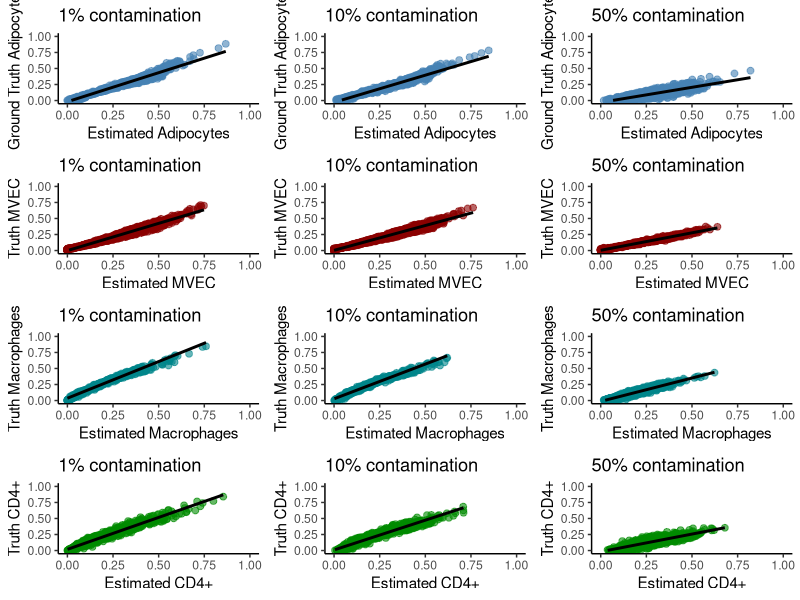

R code for this plot: (Note: this script raises an error after producing the figure.)
library(ggplot2)
library(grid)
library(gridExtra)

ests1=read.csv('inSilico.CellEsts.Contam.1per.txt',head=T,sep="\t")
ests10=read.csv('inSilico.CellEsts.Contam.10per.txt',head=T,sep="\t")
ests50=read.csv('inSilico.CellEsts.Contam.50per.txt',head=T,sep="\t")
truth1=read.table('1000.MixingProps.contamination.1per.txt',head=T)
truth10=read.table('1000.MixingProps.contamination.10per.txt',head=T)
truth50=read.table('1000.MixingProps.contamination.50per.txt',head=T)


Adipocytes1 <- ggplot(ests1,aes(ests1$Adipocytes_SRR1296133,truth1$adipo1)) +
      geom_point(colour="steelblue",size=2,alpha=0.6) +
      xlim(c(0,1)) +
      ylim(c(0,1)) +
      labs(x="Estimated Adipocytes",size=10) +
      labs(y="Ground Truth Adipocytes",size=10)+
      geom_smooth(method = "lm", se = TRUE,colour="black") +
      theme_bw() +
      theme(panel.grid.major = element_blank(),
      panel.grid.minor = element_blank(),
      panel.border = element_blank(),
      panel.background = element_blank(),
      axis.line.x = element_line(colour = "black"),
      axis.line.y = element_line(colour = "black")) + 
      ggtitle('1% contamination')



CD41 <- ggplot(ests1,aes(ests1$CD4_SRR1422906,truth1$tcell3)) +
      geom_point(colour="green4",size=2,alpha=0.6) +
      xlim(c(0,1)) +
      ylim(c(0,1)) +
      labs(x="Estimated CD4+",size=10) +
      labs(y="Truth CD4+",size=10)+
      geom_smooth(method = "lm", se = TRUE,colour="black") +
      theme_bw() +
      theme(panel.grid.major = element_blank(),
      panel.grid.minor = element_blank(),
      panel.border = element_blank(),
      panel.background = element_blank(),
      axis.line.x = element_line(colour = "black"),
      axis.line.y = element_line(colour = "black")) + 
      ggtitle('1% contamination')



Macrophages1 <- ggplot(ests1,aes(ests1$M1_SRR2910670+ests1$M2_SRR2939149,truth1$macro3)) +
      geom_point(colour="turquoise4",size=2,alpha=0.6) +
      xlim(c(0,1)) +
      ylim(c(0,1)) +
      labs(x="Estimated Macrophages",size=10) +
      labs(y="Truth Macrophages",size=10)+
      geom_smooth(method = "lm", se = TRUE,colour="black") +
      theme_bw() +
      theme(panel.grid.major = element_blank(),
      panel.grid.minor = element_blank(),
      panel.border = element_blank(),
      panel.background = element_blank(),
      axis.line.x = element_line(colour = "black"),
      axis.line.y = element_line(colour = "black")) + 
      ggtitle('1% contamination')



HMVEC1 <- ggplot(ests1,aes(ests1$HMVEC_SRR2776477,truth1$dermal_MVEC)) +
      geom_point(colour="red4",size=2,alpha=0.6) +
      xlim(c(0,1)) +
      ylim(c(0,1)) +
      labs(x="Estimated MVEC",size=10) +
      labs(y="Truth MVEC",size=10)+
      geom_smooth(method = "lm", se = TRUE,colour="black") +
      theme_bw() +
      theme(panel.grid.major = element_blank(),
      panel.grid.minor = element_blank(),
      panel.border = element_blank(),
      panel.background = element_blank(),
      axis.line.x = element_line(colour = "black"),
      axis.line.y = element_line(colour = "black")) + 
      ggtitle('1% contamination')


#########

Adipocytes10 <- ggplot(ests10,aes(ests10$Adipocytes_SRR1296133,truth10$adipo1)) +
      geom_point(colour="steelblue",size=2,alpha=0.6) +
      xlim(c(0,1)) +
      ylim(c(0,1)) +
      labs(x="Estimated Adipocytes",size=10) +
      labs(y="Ground Truth Adipocytes",size=10)+
      geom_smooth(method = "lm", se = TRUE,colour="black") +
      theme_bw() +
      theme(panel.grid.major = element_blank(),
      panel.grid.minor = element_blank(),
      panel.border = element_blank(),
      panel.background = element_blank(),
      axis.line.x = element_line(colour = "black"),
      axis.line.y = element_line(colour = "black")) + 
      ggtitle('10% contamination')


CD410 <- ggplot(ests10,aes(ests10$CD4_SRR1422906,truth10$tcell3)) +
      geom_point(colour="green4",size=2,alpha=0.6) +
      xlim(c(0,1)) +
      ylim(c(0,1)) +
      labs(x="Estimated CD4+",size=10) +
      labs(y="Truth CD4+",size=10)+
      geom_smooth(method = "lm", se = TRUE,colour="black") +
      theme_bw() +
      theme(panel.grid.major = element_blank(),
      panel.grid.minor = element_blank(),
      panel.border = element_blank(),
      panel.background = element_blank(),
      axis.line.x = element_line(colour = "black"),
      axis.line.y = element_line(colour = "black")) + 
      ggtitle('10% contamination')


Macrophages10 <- ggplot(ests10,aes(ests10$M1_SRR2910670+ests10$M2_SRR2939149,truth10$macro3)) +
      geom_point(colour="turquoise4",size=2,alpha=0.6) +
      xlim(c(0,1)) +
      ylim(c(0,1)) +
      labs(x="Estimated Macrophages",size=10) +
      labs(y="Truth Macrophages",size=10)+
      geom_smooth(method = "lm", se = TRUE,colour="black") +
      theme_bw() +
      theme(panel.grid.major = element_blank(),
      panel.grid.minor = element_blank(),
      panel.border = element_blank(),
      panel.background = element_blank(),
      axis.line.x = element_line(colour = "black"),
      axis.line.y = element_line(colour = "black")) + 
      ggtitle('10% contamination')


HMVEC10 <- ggplot(ests10,aes(ests10$HMVEC_SRR2776477,truth10$dermal_MVEC)) +
      geom_point(colour="red4",size=2,alpha=0.6) +
      xlim(c(0,1)) +
      ylim(c(0,1)) +
      labs(x="Estimated MVEC",size=10) +
      labs(y="Truth MVEC",size=10)+
      geom_smooth(method = "lm", se = TRUE,colour="black") +
      theme_bw() +
      theme(panel.grid.major = element_blank(),
      panel.grid.minor = element_blank(),
      panel.border = element_blank(),
      panel.background = element_blank(),
      axis.line.x = element_line(colour = "black"),
      axis.line.y = element_line(colour = "black")) + 
      ggtitle('10% contamination')


########

Adipocytes50 <- ggplot(ests50,aes(ests50$Adipocytes_SRR1296133,truth50$adipo1)) +
      geom_point(colour="steelblue",size=2,alpha=0.6) +
      xlim(c(0,1)) +
      ylim(c(0,1)) +
      labs(x="Estimated Adipocytes",size=10) +
      labs(y="Ground Truth Adipocytes",size=10)+
      geom_smooth(method = "lm", se = TRUE,colour="black") +
      theme_bw() +
      theme(panel.grid.major = element_blank(),
      panel.grid.minor = element_blank(),
      panel.border = element_blank(),
      panel.background = element_blank(),
      axis.line.x = element_line(colour = "black"),
      axis.line.y = element_line(colour = "black")) + 
      ggtitle('50% contamination')


CD450 <- ggplot(ests50,aes(ests50$CD4_SRR1422906,truth50$tcell3)) +
      geom_point(colour="green4",size=2,alpha=0.6) +
      xlim(c(0,1)) +
      ylim(c(0,1)) +
      labs(x="Estimated CD4+",size=10) +
      labs(y="Truth CD4+",size=10)+
      geom_smooth(method = "lm", se = TRUE,colour="black") +
      theme_bw() +
      theme(panel.grid.major = element_blank(),
      panel.grid.minor = element_blank(),
      panel.border = element_blank(),
      panel.background = element_blank(),
      axis.line.x = element_line(colour = "black"),
      axis.line.y = element_line(colour = "black")) + 
      ggtitle('50% contamination')


Macrophages50 <- ggplot(ests50,aes(ests50$M1_SRR2910670+ests50$M2_SRR2939149,truth50$macro3)) +
      geom_point(colour="turquoise4",size=2,alpha=0.6) +
      xlim(c(0,1)) +
      ylim(c(0,1)) +
      labs(x="Estimated Macrophages",size=10) +
      labs(y="Truth Macrophages",size=10)+
      geom_smooth(method = "lm", se = TRUE,colour="black") +
      theme_bw() +
      theme(panel.grid.major = element_blank(),
      panel.grid.minor = element_blank(),
      panel.border = element_blank(),
      panel.background = element_blank(),
      axis.line.x = element_line(colour = "black"),
      axis.line.y = element_line(colour = "black")) + 
      ggtitle('50% contamination')


HMVEC50 <- ggplot(ests50,aes(ests50$HMVEC_SRR2776477,truth50$dermal_MVEC)) +
      geom_point(colour="red4",size=2,alpha=0.6) +
      xlim(c(0,1)) +
      ylim(c(0,1)) +
      labs(x="Estimated MVEC",size=10) +
      labs(y="Truth MVEC",size=10)+
      geom_smooth(method = "lm", se = TRUE,colour="black") +
      theme_bw() +
      theme(panel.grid.major = element_blank(),
      panel.grid.minor = element_blank(),
      panel.border = element_blank(),
      panel.background = element_blank(),
      axis.line.x = element_line(colour = "black"),
      axis.line.y = element_line(colour = "black")) + 
      ggtitle('50% contamination')

pdf('Simulations.withContaminates.all.pdf',width=8,height=8)


grid.arrange(Adipocytes1,Adipocytes10,Adipocytes50,HMVEC1,HMVEC10,HMVEC50,Macrophages1,Macrophages10,Macrophages50,CD41,CD410,CD450, ncol = 3)

dev.off()








pdf('Simulations.withContaminates.10per.pdf')
grid.arrange(Adipocytes, HMVEC,Macrophages,CD4, ncol = 2, top="10% contaminating cells")

dev.off()

mean(abs(ests$HMVEC_SRR2776477-truth$dermal_MVEC))
cor.test(ests$HMVEC_SRR2776477,truth$dermal_MVEC)

mean(abs((ests$M1_SRR2910670+ests$M2_SRR2939149)-truth$macro3))
cor.test(ests$M1_SRR2910670+ests$M2_SRR2939149,truth$macro3)

mean(abs(ests$CD4_SRR1422906-truth$tcell3))
cor.test(ests$CD4_SRR1422906,truth$tcell3)

mean(abs(ests$Adipocytes_SRR1296133-truth$adipo1))
cor.test(ests$Adipocytes_SRR1296133,truth$adipo1)
